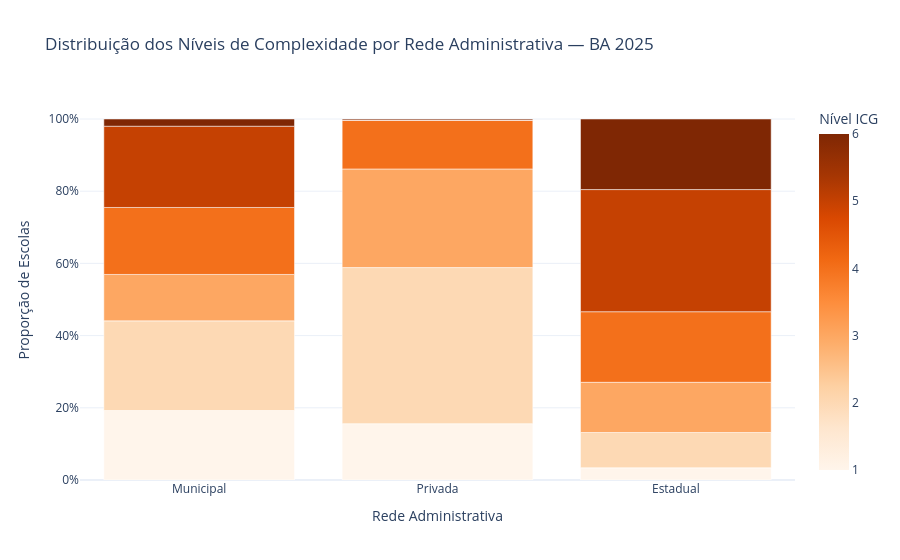

This figure's notebook cell:
### Markdown cell above
## Análises Complementares

Os gráficos a seguir aprofundam a análise e fecham o raciocínio em cadeia:
- **Gráfico 2:** Quais redes concentram mais escolas de alta complexidade (níveis 5 e 6)?
- **Gráfico 3:** Quais redes têm maior média de docentes em alto esforço?

### Code cell
# Filtra Federal por ter apenas 1 escola — sem representatividade estatística
df_redes = df[df['no_dependencia'] != 'Federal']

# Agrega por rede e nível de complexidade, calculando proporção dentro de cada rede
df_rede_complex = (
    df_redes.groupby(['no_dependencia', 'nivel_complexidade'], observed=True)
    .size()
    .reset_index(name='qtd')
)
df_rede_complex['pct'] = (
    df_rede_complex['qtd']
    / df_rede_complex.groupby('no_dependencia')['qtd'].transform('sum')
)

fig2 = px.bar(
    df_rede_complex,
    x='no_dependencia',
    y='pct',
    color='nivel_complexidade',
    title='Distribuição dos Níveis de Complexidade por Rede Administrativa — BA 2025',
    labels={
        'no_dependencia': 'Rede Administrativa',
        'pct': 'Proporção de Escolas',
        'nivel_complexidade': 'Nível de Complexidade (ICG)'
    },
    template='plotly_white',
    color_continuous_scale='Oranges'
)

fig2.update_layout(
    title_font_size=17,
    yaxis_tickformat='.0%',
    coloraxis_colorbar_title='Nível ICG',
    xaxis={'categoryorder': 'total descending'}
)
fig2.update_traces(hovertemplate='<b>%{x}</b><br>Proporção: %{y:.1%}')

fig2.show()

### Figure 1 — Plotly figure (JSON) as saved in the notebook; plotly's stock layout.template omitted (floating-point values rounded to 4 significant figures)
{"data": [{"hovertemplate": "<b>%{x}</b><br>Proporção: %{y:.1%}", "legendgroup": "", "marker": {"color": [1, 2, 3, 4, 5, 6, 1, 2, 3, 4, 5, 6, 1, 2, 3, 4, 5, 6], "coloraxis": "coloraxis", "pattern": {"shape": ""}}, "name": "", "orientation": "v", "showlegend": false, "textposition": "auto", "type": "bar", "x": ["Estadual", "Estadual", "Estadual", "Estadual", "Estadual", "Estadual", "Municipal", "Municipal", "Municipal", "Municipal", "Municipal", "Municipal", "Privada", "Privada", "Privada", "Privada", "Privada", "Privada"], "xaxis": "x", "y": [0.03383, 0.09774, 0.1391, 0.1955, 0.3383, 0.1955, 0.1925, 0.2483, 0.1286, 0.1855, 0.2251, 0.01996, 0.1561, 0.4324, 0.2731, 0.1343, 0.001361, 0.002722], "yaxis": "y"}], "layout": {"barmode": "relative", "coloraxis": {"colorbar": {"title": {"text": "Nível ICG"}}, "colorscale": [[0, "rgb(255,245,235)"], [0.125, "rgb(254,230,206)"], [0.25, "rgb(253,208,162)"], [0.375, "rgb(253,174,107)"], [0.5, "rgb(253,141,60)"], [0.625, "rgb(241,105,19)"], [0.75, "rgb(217,72,1)"], [0.875, "rgb(166,54,3)"], [1, "rgb(127,39,4)"]]}, "legend": {"tracegroupgap": 0}, "title": {"font": {"size": 17}, "text": "Distribuição dos Níveis de Complexidade por Rede Administrativa — BA 2025"}, "xaxis": {"anchor": "y", "categoryorder": "total descending", "domain": [0, 1], "title": {"text": "Rede Administrativa"}}, "yaxis": {"anchor": "x", "domain": [0, 1], "tickformat": ".0%", "title": {"text": "Proporção de Escolas"}}}}
